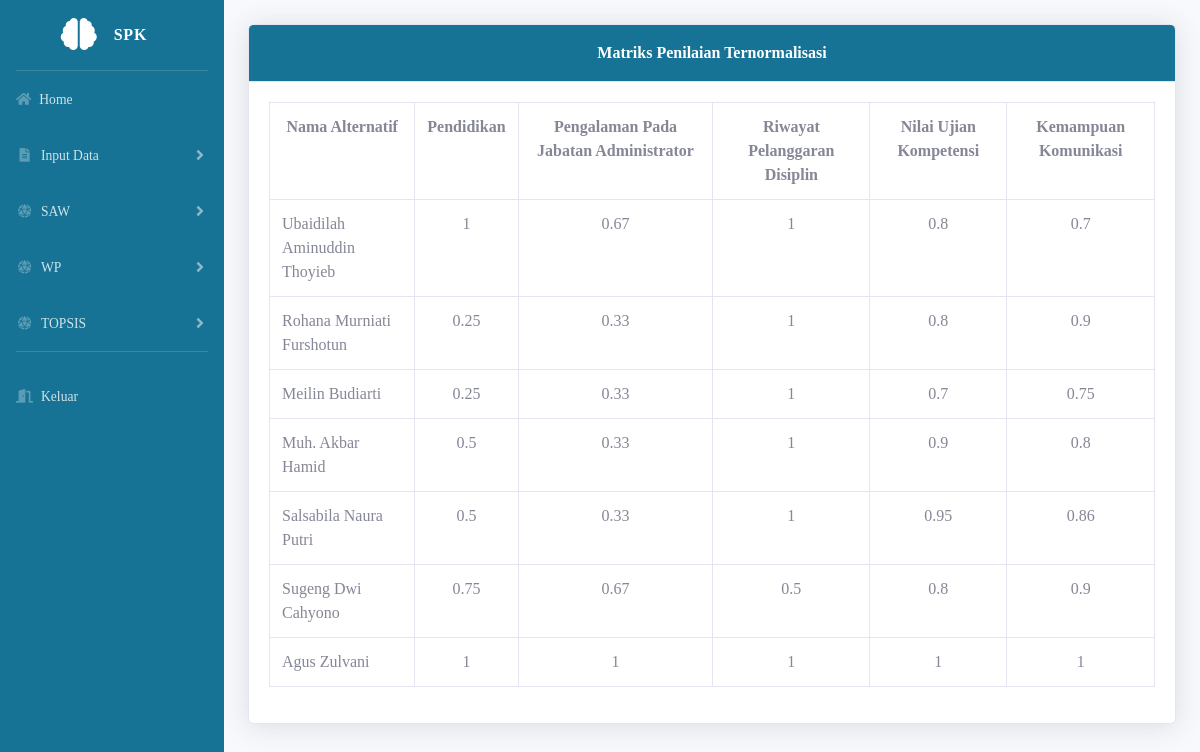
Page /dashboard.php?url=mtrxternormalisasi (signed in) on the committed database.
### tables this page shows
CREATE TABLE `Kriteria` (
  `id_kriteria` int(11) NOT NULL,
  `nama_kriteria` varchar(255) NOT NULL,
  `bobot_kriteria` decimal(5,2) DEFAULT NULL,
  `tipe_kriteria` enum('benefit','cost') DEFAULT NULL,
  `punyasub` enum('0','1') NOT NULL DEFAULT '0'
);

CREATE TABLE `SubKriteria` (
  `id_subkriteria` int(11) NOT NULL,
  `id_kriteria` int(11) DEFAULT NULL,
  `nama_subkriteria` varchar(255) NOT NULL,
  `bobot_subkriteria` decimal(5,2) NOT NULL,
  `tipe_subkriteria` enum('benefit','cost') NOT NULL
);

CREATE TABLE `Penilaian` (
  `id_penilaian` int(11) NOT NULL,
  `id_alternatif` int(11) DEFAULT NULL,
  `id_kriteria` int(11) DEFAULT NULL,
  `id_subkriteria` int(11) DEFAULT NULL,
  `nilai` decimal(5,2) DEFAULT NULL
);

### mtrx_ternormalisasi.php (the view, shortened to what this page needs)
<?php
require 'config/koneksi.php';
$queryAlternatif = "SELECT DISTINCT a.id_alternatif, a.nama_alternatif
                    FROM Alternatif a
                    JOIN Penilaian p ON a.id_alternatif = p.id_alternatif
                    WHERE a.status_alternatif = '1'";
$resultAlternatif = $conn->query($queryAlternatif);
$alternatif = [];
while ($row = $resultAlternatif->fetch_assoc()) {
  $alternatif[$row['id_alternatif']] = $row['nama_alternatif'];
}
$queryKriteria = "SELECT * FROM Kriteria";
$resultKriteria = $conn->query($queryKriteria);
$kriteria = [];
while ($row = $resultKriteria->fetch_assoc()) {
  $kriteria[$row['id_kriteria']] = [
    'nama' => $row['nama_kriteria'],
    'bobot' => $row['bobot_kriteria'],
    'tipe' => $row['tipe_kriteria'],
    'punyasub' => $row['punyasub']
  ];
}
$querySubKriteria = "SELECT * FROM SubKriteria";
$resultSubKriteria = $conn->query($querySubKriteria);
$subkriteria = [];
while ($row = $resultSubKriteria->fetch_assoc()) {
  $subkriteria[$row['id_subkriteria']] = [
    'id_kriteria' => $row['id_kriteria'],
    'nama' => $row['nama_subkriteria'],
    'bobot' => $row['bobot_subkriteria'],
    'tipe' => $row['tipe_subkriteria']
  ];
}
$queryPenilaian = "SELECT * FROM Penilaian";
$resultPenilaian = $conn->query($queryPenilaian);
$penilaian = [];
while ($row = $resultPenilaian->fetch_assoc()) {
  $penilaian[] = [
    'id_alternatif' => $row['id_alternatif'],
    'id_kriteria' => $row['id_kriteria'],
    'id_subkriteria' => $row['id_subkriteria'],
    'nilai' => $row['nilai']
  ];
}
$maxMin = [];
foreach ($penilaian as $data) {
  $idKriteria = $data['id_kriteria'];
  $idSubKriteria = $data['id_subkriteria'];
  $key = $idKriteria . '-' . ($idSubKriteria ?? '0');
  if ($idSubKriteria) {
    $tipe = $subkriteria[$idSubKriteria]['tipe'];
    if ($tipe == 'benefit') {
      if (!isset($maxMin[$key]['max']) || $data['nilai'] > $maxMin[$key]['max']) {
        $maxMin[$key]['max'] = $data['nilai'];
      }
    } else {
      if (!isset($maxMin[$key]['min']) || $data['nilai'] < $maxMin[$key]['min']) {
        $maxMin[$key]['min'] = $data['nilai'];
      }
    }
  } else {
    $tipe = $kriteria[$idKriteria]['tipe'];
    if ($tipe == 'benefit') {
      if (!isset($maxMin[$key]['max']) || $data['nilai'] > $maxMin[$key]['max']) {
        $maxMin[$key]['max'] = $data['nilai'];
      }
    } else {
      if (!isset($maxMin[$key]['min']) || $data['nilai'] < $maxMin[$key]['min']) {
        $maxMin[$key]['min'] = $data['nilai'];
      }
    }
  }
}
$normalisasi = [];
foreach ($penilaian as $data) {
  $idKriteria = $data['id_kriteria'];
  $idSubKriteria = $data['id_subkriteria'];
  $nilai = $data['nilai'];
  $key = $idKriteria . '-' . ($idSubKriteria ?? '0');
  if ($idSubKriteria) {
    $tipe = $subkriteria[$idSubKriteria]['tipe'];
    if ($tipe == 'benefit') {
      $nilaiNormalisasi = $nilai / $maxMin[$key]['max'];
    } else {
      $nilaiNormalisasi = $maxMin[$key]['min'] / $nilai;
    }
  } else {
    $tipe = $kriteria[$idKriteria]['tipe'];
    if ($tipe == 'benefit') {
      $nilaiNormalisasi = $nilai / $maxMin[$key]['max'];
    } else {
      $nilaiNormalisasi = $maxMin[$key]['min'] / $nilai;
    }
  }
  $normalisasi[] = [
    'id_alternatif' => $data['id_alternatif'],
    'id_kriteria' => $idKriteria,
    'id_subkriteria' => $idSubKriteria,
    'nilai' => $nilaiNormalisasi
  ];
}
?>
<!DOCTYPE html>
<html lang="en">
<head>
</head>
<body>
  <br>
  <div class="card shadow mb-5">
    <div class="card-header py-3" style="text-align: center; background-color: #167395; color: white; font-weight:bold">Matriks Penilaian Ternormalisasi</div>
    <div class="card-body">
      <div>
        <div>
          <div class="table-responsive">
            <table class="table table-bordered">
              <th style='text-align: center'>Nama Alternatif</th>
              <?php
              foreach ($kriteria as $id_kriteria => $k) {
                if ($k['punyasub'] == '0') {
                  echo "<th style='text-align: center'>{$k['nama']}</th>";
                } elseif ($k['punyasub'] == '1') {
                  foreach ($subkriteria as $id_subkriteria => $sub) {
                    if ($sub['id_kriteria'] == $id_kriteria) {
                      echo "<th style='text-align: center'>{$sub['nama']}</th>";
                    }
                  }
                }
              }
              foreach ($alternatif as $id_alternatif => $nama_alternatif) {
                echo "<tr>
        <td>{$nama_alternatif}</td>";
                foreach ($kriteria as $id_kriteria => $k) {
                  if ($k['punyasub'] == '0') {
                    $nilaiNormalisasi = 0;
                    foreach ($normalisasi as $n) {
                      if ($n['id_alternatif'] == $id_alternatif && $n['id_kriteria'] == $id_kriteria && !$n['id_subkriteria']) {
                        $nilaiNormalisasi = $n['nilai'];
                        break;
                      }
                    }
                    echo "<td style='text-align: center'>" . round($nilaiNormalisasi, 2) . "</td>";
                  }
                  if ($k['punyasub'] == '1') {
                    foreach ($subkriteria as $id_subkriteria => $sub) {
                      if ($sub['id_kriteria'] == $id_kriteria) {
                        $nilaiNormalisasi = 0;
                        foreach ($normalisasi as $n) {
                          if ($n['id_alternatif'] == $id_alternatif && $n['id_kriteria'] == $id_kriteria && $n['id_subkriteria'] == $id_subkriteria) {
                            $nilaiNormalisasi = $n['nilai'];
                            break;
                          }
                        }
                        echo "<td  style='text-align: center'>" . round($nilaiNormalisasi, 2) . "</td>";
                      }
                    }
                  }
                }
                echo "
      </tr>";
              }
              ?>
            </table>
          </div>
        </div>
      </div>
    </div>
  </div>
</body>

### dashboard.php (style rules this page uses)
body { font-family: "Verdana"; }

### mtrx_ternormalisasi.php (style rules this page uses)
table { border-collapse: collapse; border-spacing: 0; width: 100%; border: 1px solid #ddd; }
th, td { text-align: left; padding: 16px; }
body { font-family: "Verdana"; }

### rows in the picture
kriteria: nama_kriteria "Pendidikan", nilaiNormalisasi "1", nilaiNormalisasi "0.25", nilaiNormalisasi "0.5", nilaiNormalisasi "0.75"
subkriteria: nama_subkriteria "Pengalaman Pada Jabatan Administrator", nilaiNormalisasi "0.67", nilaiNormalisasi "0.33", nilaiNormalisasi "1"
subkriteria: nama_subkriteria "Riwayat Pelanggaran Disiplin", nilaiNormalisasi "1", nilaiNormalisasi "0.5"
kriteria: nama_kriteria "Nilai Ujian Kompetensi", nilaiNormalisasi "0.8", nilaiNormalisasi "0.7", nilaiNormalisasi "0.9", nilaiNormalisasi "0.95", nilaiNormalisasi "1"
kriteria: nama_kriteria "Kemampuan Komunikasi", nilaiNormalisasi "0.7", nilaiNormalisasi "0.9", nilaiNormalisasi "0.75", nilaiNormalisasi "0.8", nilaiNormalisasi "0.86", nilaiNormalisasi "1"
penilaian: nilai "1"

### other values in the picture
$nama_alternatif "Ubaidilah Aminuddin Thoyieb"
$nama_alternatif "Rohana Murniati Furshotun"
$nama_alternatif "Meilin Budiarti"
$nama_alternatif "Muh. Akbar Hamid"
$nama_alternatif "Salsabila Naura Putri"
$nama_alternatif "Sugeng Dwi Cahyono"
$nama_alternatif "Agus Zulvani"
